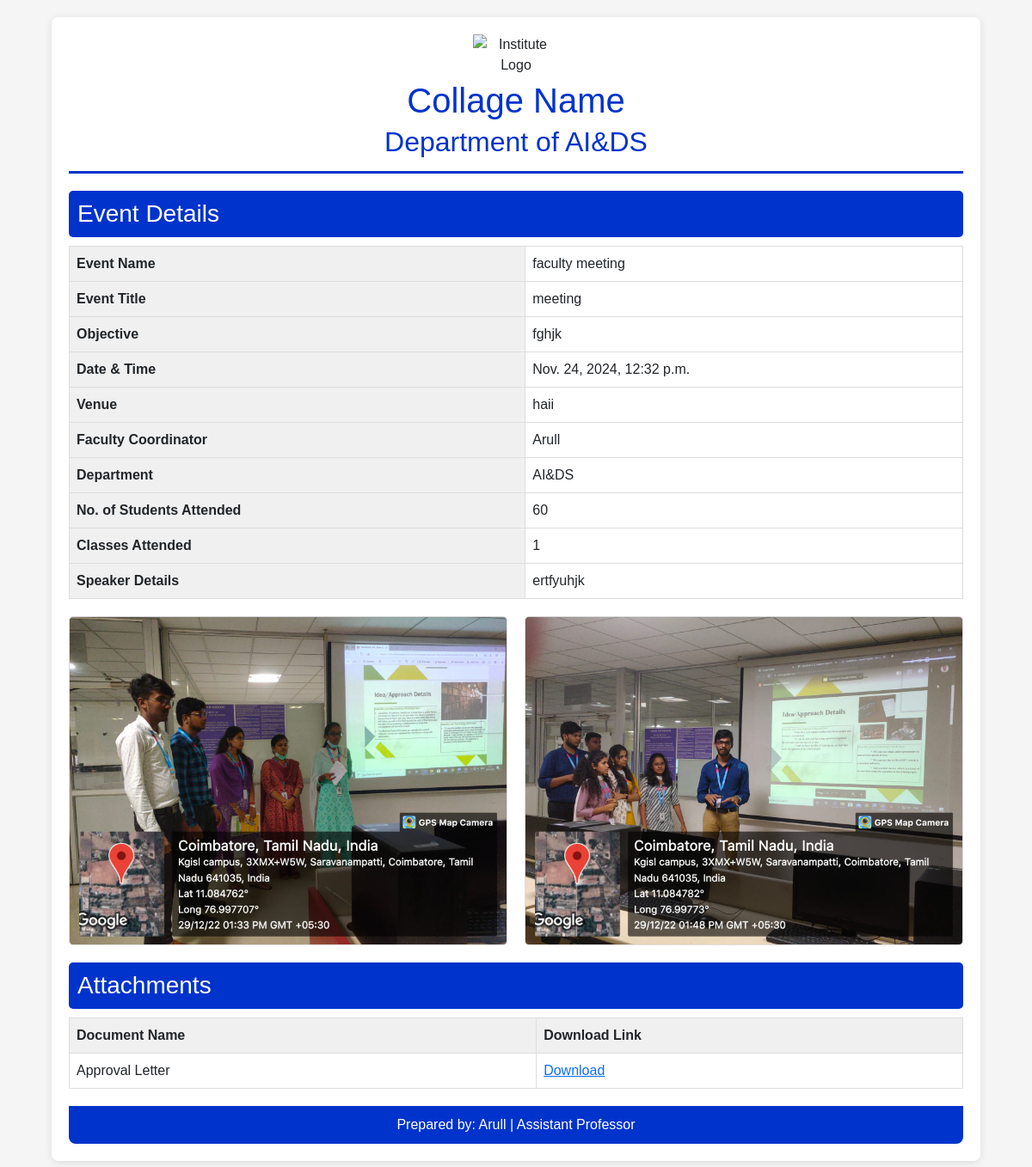
The page /faculty/View-Report/6 on the database its author committed.
### Faculty/models.py (models this page shows)
class Event(models.Model):
    faculty = models.ForeignKey('hods.Faculty', on_delete=models.CASCADE)  # Correct reference
    event_name = models.CharField(max_length=255)
    event_title = models.CharField(max_length=255)
    objective = models.TextField()
    event_date_time = models.DateTimeField()
    venue = models.CharField(max_length=255)
    gps_image = models.ImageField(upload_to='gps_images/', null=True, blank=True)
    normal_image = models.ImageField(upload_to='normal_images/', null=True, blank=True)
    department_name = models.CharField(max_length=255)
    faculty_coordinator_name = models.CharField(max_length=255)
    no_of_students_attended = models.IntegerField()
    classes_attended = models.CharField(max_length=255)
    approval_letter = models.FileField(upload_to='approval_letters/')
    speaker_details = models.TextField()
    status = models.CharField(max_length=20, choices=[('pending', 'Pending'), ('approved', 'Approved'), ('rejected', 'Rejected')], default='pending')
    remarks = models.TextField(blank=True, null=True)
    def __str__(self):
        return self.event_name

### hods/models.py (models this page shows, shortened)
class Faculty(models.Model):
    name = models.CharField(max_length=100)
    email = models.EmailField(unique=True)
    password = models.CharField(max_length=100)
    role = models.CharField(max_length=50)
    department = models.ForeignKey(Department, on_delete=models.CASCADE)

### Faculty/views.py (the view)
# urls.py: path('View-Report/<int:ReportID>',views.View_Report,name='View_Report')
def View_Report(request,ReportID):
    event = get_object_or_404(Event, id=ReportID)
    print(event)
    return render(request, 'view_report.html', {'event': event})

### Faculty/templates/view_report.html (shortened to what this page needs)
<!DOCTYPE html>
<html lang="en">
<head>
    <link href="https://cdn.jsdelivr.net/npm/bootstrap@5.1.3/dist/css/bootstrap.min.css" rel="stylesheet">
</head>
<body>
    <div class="container">
        <div class="header">
            <img src="logo.png" alt="Institute Logo">
            <h1>Collage Name</h1>
            <h2>Department of {{ event.department_name }}</h2>
        </div>
        <div class="section">
            <h3>Event Details</h3>
            <table class="details-table">
                <tr>
                    <th>Event Name</th>
                    <td>{{ event.event_name }}</td>
                </tr>
                <tr>
                    <th>Event Title</th>
                    <td>{{ event.event_title }}</td>
                </tr>
                <tr>
                    <th>Objective</th>
                    <td>{{ event.objective }}</td>
                </tr>
                <tr>
                    <th>Date & Time</th>
                    <td>{{ event.event_date_time }}</td>
                </tr>
                <tr>
                    <th>Venue</th>
                    <td>{{ event.venue }}</td>
                </tr>
                <tr>
                    <th>Faculty Coordinator</th>
                    <td>{{ event.faculty_coordinator_name }}</td>
                </tr>
                <tr>
                    <th>Department</th>
                    <td>{{ event.department_name }}</td>
                </tr>
                <tr>
                    <th>No. of Students Attended</th>
                    <td>{{ event.no_of_students_attended }}</td>
                </tr>
                <tr>
                    <th>Classes Attended</th>
                    <td>{{ event.classes_attended }}</td>
                </tr>
                <tr>
                    <th>Speaker Details</th>
                    <td>{{ event.speaker_details }}</td>
                </tr>
            </table>
        </div>
        <div class="section image-section">
            <img src="{{ event.gps_image.url }}" alt="GPS Image">
            <img src="{{ event.normal_image.url }}" alt="Event Image">
        </div>
        <div class="section">
            <h3>Attachments</h3>
            <table class="attachment-table">
                <tr>
                    <th>Document Name</th>
                    <th>Download Link</th>
                </tr>
                <tr>
                    <td>Approval Letter</td>
                    <td><a href="{{ event.approval_letter.url }}">Download</a></td>
                </tr>
            </table>
        </div>
        <div class="footer">
            <p>Prepared by: {{ event.faculty.name }} | Assistant Professor</p>
        </div>
    </div>
</body>
</html>

### Faculty/templates/view_report.html (style rules this page uses)
body { font-family: Arial, sans-serif; margin: 0; padding: 0; background-color: #f5f5f5; }
.container { width: 90%; margin: 20px auto; background: #fff; padding: 20px; box-shadow: 0 2px 10px rgba(0, 0, 0, 0.1); border-radius: 8px; }
.header { text-align: center; border-bottom: 3px solid #0033cc; padding-bottom: 10px; margin-bottom: 20px; }
.header img { max-width: 100px; }
.header h1, .header h2 { margin: 5px 0; color: #0033cc; }
.section { margin-bottom: 20px; }
.section h3 { background: #0033cc; color: #fff; padding: 10px; margin: 0; border-radius: 5px; }
.details-table, .attachment-table { width: 100%; border-collapse: collapse; margin-top: 10px; }
.details-table th, .details-table td, .attachment-table th, .attachment-table td { border: 1px solid #ddd; padding: 8px; text-align: left; }
.details-table th, .attachment-table th { background-color: #f0f0f0; font-weight: bold; }
.image-section { display: flex; gap: 20px; margin: 20px 0; }
.image-section img { width: calc(50% - 10px); height: auto; border: 1px solid #ddd; border-radius: 5px; }
.footer { background: #0033cc; color: #fff; padding: 10px; text-align: center; border-radius: 0 0 8px 8px; }
.footer p { margin: 0; }

### rows shown on the page
Event: department_name "AI&DS", event_name "faculty meeting", event_title "meeting", objective "fghjk", event_date_time "Nov. 24, 2024, 12:32 p.m.", venue "haii", faculty_coordinator_name "Arull", no_of_students_attended "60", classes_attended "1", speaker_details "ertfyuhjk", gps_image (picture), normal_image (picture), faculty.name "Arull"
